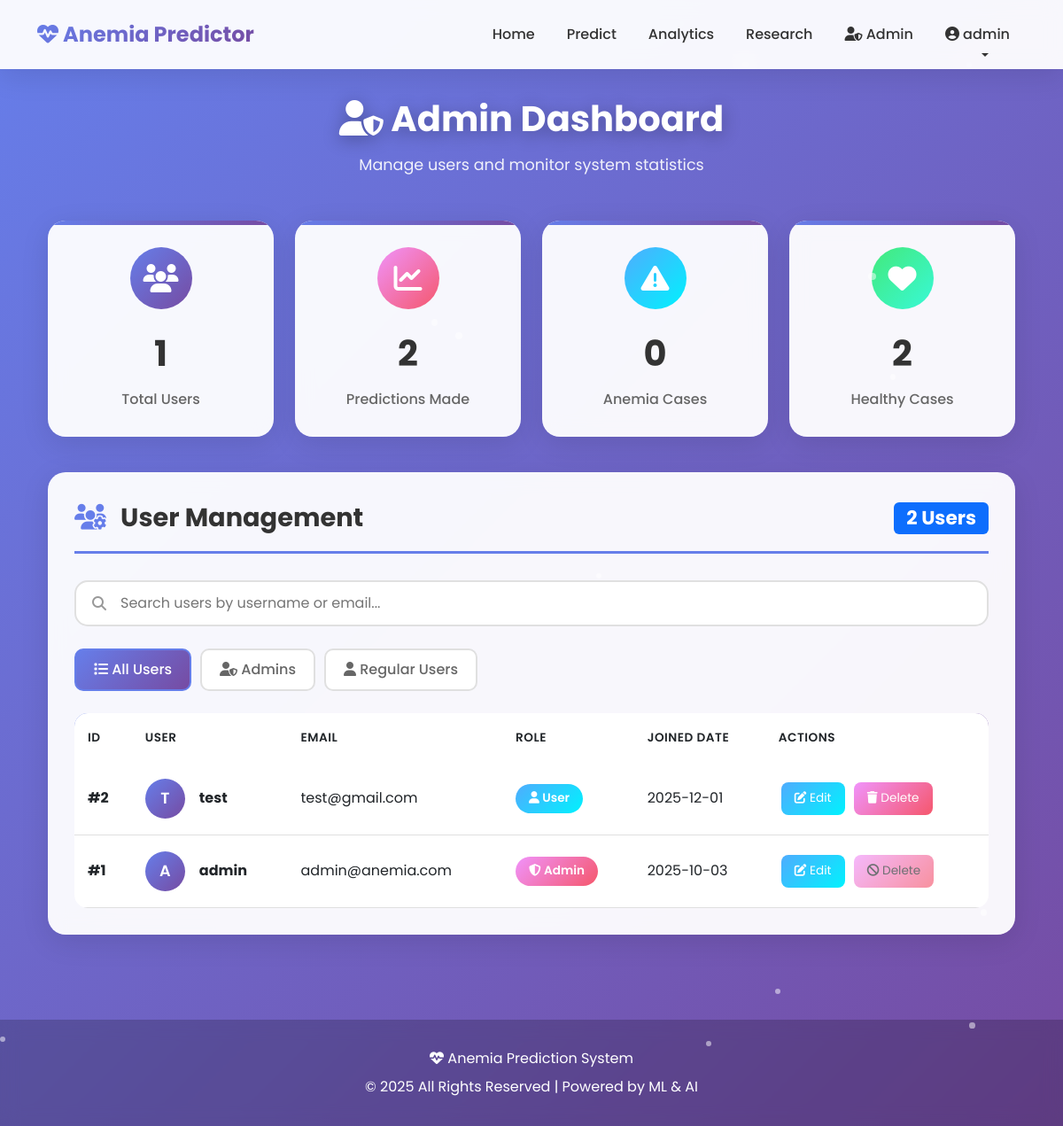
The page /admin/dashboard (signed in) on the database its author committed.
### tables this page shows
CREATE TABLE users
                 (id INTEGER PRIMARY KEY AUTOINCREMENT,
                  username TEXT UNIQUE NOT NULL,
                  email TEXT UNIQUE NOT NULL,
                  password TEXT NOT NULL,
                  role TEXT DEFAULT 'user',
                  created_at TIMESTAMP DEFAULT CURRENT_TIMESTAMP);

### app.py (the view)
@app.route('/admin/dashboard')
@admin_required
def admin_dashboard():
    conn = sqlite3.connect('anemia_app.db')
    c = conn.cursor()
    c.execute("SELECT id, username, email, role, created_at FROM users ORDER BY created_at DESC")
    users = c.fetchall()
    c.execute("SELECT COUNT(*) FROM users WHERE role='user'")
    total_users = c.fetchone()[0]
    c.execute("SELECT COUNT(*) FROM predictions")
    total_predictions = c.fetchone()[0]
    c.execute("SELECT COUNT(*) FROM predictions WHERE result=1")
    anemia_cases = c.fetchone()[0]
    conn.close()
    stats = {
        'total_users': total_users,
        'total_predictions': total_predictions,
        'anemia_cases': anemia_cases,
        'healthy_cases': total_predictions - anemia_cases
    }
    return render_template('admin_dashboard.html', users=users, stats=stats)

### app.py (called while the page is built)
def admin_required(f):
    @wraps(f)
    def decorated_function(*args, **kwargs):
        if 'user_id' not in session or session.get('role') != 'admin':
            flash('Admin access required.', 'danger')
            return redirect(url_for('index'))
        return f(*args, **kwargs)
    return decorated_function

### templates/admin_dashboard.html (shortened to what this page needs)
{% extends "base.html" %}
{% block content %}
<div class="admin-container">
    <div class="admin-header">
        <h1 class="admin-title">
            <i class="fas fa-user-shield"></i> Admin Dashboard
        </h1>
        <p class="admin-subtitle">
            Manage users and monitor system statistics
        </p>
    </div>
    <div class="container">
        <div class="row stats-row">
            <div class="col-md-3">
                <div class="card stat-card stat-card-1">
                    <div class="stat-icon">
                        <i class="fas fa-users"></i>
                    </div>
                    <div class="stat-number">{{ stats.total_users }}</div>
                    <div class="stat-label">Total Users</div>
                </div>
            </div>
            <div class="col-md-3">
                <div class="card stat-card stat-card-2">
                    <div class="stat-icon">
                        <i class="fas fa-chart-line"></i>
                    </div>
                    <div class="stat-number">{{ stats.total_predictions }}</div>
                    <div class="stat-label">Predictions Made</div>
                </div>
            </div>
            <div class="col-md-3">
                <div class="card stat-card stat-card-3">
                    <div class="stat-icon">
                        <i class="fas fa-exclamation-triangle"></i>
                    </div>
                    <div class="stat-number">{{ stats.anemia_cases }}</div>
                    <div class="stat-label">Anemia Cases</div>
                </div>
            </div>
            <div class="col-md-3">
                <div class="card stat-card stat-card-4">
                    <div class="stat-icon">
                        <i class="fas fa-heart"></i>
                    </div>
                    <div class="stat-number">{{ stats.healthy_cases }}</div>
                    <div class="stat-label">Healthy Cases</div>
                </div>
            </div>
        </div>
        <div class="card users-card">
            <div class="section-title">
                <span><i class="fas fa-users-cog"></i> User Management</span>
                <span class="badge bg-primary">{{ users|length }} Users</span>
            </div>
            <div class="search-box">
                <i class="fas fa-search"></i>
                <input type="text" id="searchInput" placeholder="Search users by username or email..."
                       onkeyup="filterTable()">
            </div>
            <div class="filter-buttons">
                <button class="filter-btn active" onclick="filterByRole('all')">
                    <i class="fas fa-list"></i> All Users
                </button>
                <button class="filter-btn" onclick="filterByRole('admin')">
                    <i class="fas fa-user-shield"></i> Admins
                </button>
                <button class="filter-btn" onclick="filterByRole('user')">
                    <i class="fas fa-user"></i> Regular Users
                </button>
            </div>
            {% if users %}
            <div class="table-responsive">
                <table class="table user-table" id="usersTable">
                    <thead>
                        <tr>
                            <th>ID</th>
                            <th>User</th>
                            <th>Email</th>
                            <th>Role</th>
                            <th>Joined Date</th>
                            <th>Actions</th>
                        </tr>
                    </thead>
                    <tbody>
                        {% for user in users %}
                        <tr data-role="{{ user[3] }}">
                            <td><strong>#{{ user[0] }}</strong></td>
                            <td>
                                <div class="d-flex align-items-center">
                                    <div class="user-avatar">
                                        {{ user[1][0].upper() }}
                                    </div>
                                    <div class="ms-3">
                                        <strong>{{ user[1] }}</strong>
                                    </div>
                                </div>
                            </td>
                            <td>{{ user[2] }}</td>
                            <td>
                                <span class="role-badge role-{{ user[3] }}">
                                    <i class="fas fa-{{ 'shield-alt' if user[3] == 'admin' else 'user' }}"></i>
                                    {{ user[3].title() }}
                                </span>
                            </td>
                            <td>{{ user[4][:10] if user[4] else 'N/A' }}</td>
                            <td>
                                <a href="{{ url_for('edit_user', user_id=user[0]) }}"
                                   class="btn action-btn btn-edit" title="Edit User">
                                    <i class="fas fa-edit"></i> Edit
                                </a>
                                {% if user[0] != session.user_id %}
                                <a href="{{ url_for('delete_user', user_id=user[0]) }}"
                                   class="btn action-btn btn-delete"
                                   onclick="return confirm('Are you sure you want to delete this user? This action cannot be undone.')"
                                   title="Delete User">
                                    <i class="fas fa-trash"></i> Delete
                                </a>
                                {% else %}
                                <button class="btn action-btn btn-delete" disabled title="Cannot delete your own account">
                                    <i class="fas fa-ban"></i> Delete
                                </button>
                                {% endif %}
                            </td>
                        </tr>
                        {% endfor %}
                    </tbody>
                </table>
            </div>
            {% else %}
            <div class="empty-state">
                <i class="fas fa-users-slash"></i>
                <h3>No Users Found</h3>
                <p>There are currently no users in the system.</p>
            </div>
            {% endif %}
        </div>
    </div>
</div>
{% endblock %}

### templates/base.html (shortened to what this page needs)
<!DOCTYPE html>
<html lang="en">
<head>
    <link href="https://cdnjs.cloudflare.com/ajax/libs/bootstrap/5.3.0/css/bootstrap.min.css" rel="stylesheet">
    <link href="https://cdnjs.cloudflare.com/ajax/libs/font-awesome/6.4.0/css/all.min.css" rel="stylesheet">
</head>
<body>
    <nav class="navbar navbar-expand-lg sticky-top">
        <div class="container">
            <a class="navbar-brand" href="{{ url_for('index') }}">
                <i class="fas fa-heartbeat"></i> Anemia Predictor
            </a>
            <div class="collapse navbar-collapse" id="navbarNav">
                <ul class="navbar-nav ms-auto align-items-center">
                    <li class="nav-item">
                        <a class="nav-link" href="{{ url_for('index') }}">Home</a>
                    </li>
                    {% if session.user_id %}
                        <li class="nav-item">
                            <a class="nav-link" href="{{ url_for('predict') }}">Predict</a>
                        </li>
                        <li class="nav-item">
                            <a class="nav-link" href="{{ url_for('analytics') }}">Analytics</a>
                        </li>
                        <li class="nav-item">
                            <a class="nav-link" href="{{ url_for('base_paper') }}">Research</a>
                        </li>
                        {% if session.role == 'admin' %}
                        <li class="nav-item">
                            <a class="nav-link" href="{{ url_for('admin_dashboard') }}">
                                <i class="fas fa-user-shield"></i> Admin
                            </a>
                        </li>
                        {% endif %}
                        <li class="nav-item dropdown">
                            <a class="nav-link dropdown-toggle" href="#" role="button" data-bs-toggle="dropdown">
                                <i class="fas fa-user-circle"></i> {{ session.username }}
                            </a>
                        </li>
                    {% endif %}
                </ul>
            </div>
        </div>
    </nav>
    <div class="content-wrapper">
        <div class="container">
            {% block content %}{% endblock %}
        </div>
    </div>
    <footer>
        <div class="container text-center">
            <p class="mb-2"><i class="fas fa-heartbeat"></i> Anemia Prediction System</p>
            <p class="mb-0">&copy; 2025 All Rights Reserved | Powered by ML & AI</p>
        </div>
    </footer>
</body>
</html>

### rows shown on the page
users: id "2", username "T", username "test", email "test@gmail.com", role "User", created_at "2025-12-01"
users: id "1", username "A", username "admin", email "admin@anemia.com", role "Admin", created_at "2025-10-03", shows "Delete"

### other values the page prints
{{ session.username }} "admin"
{{ stats.total_users }} "1"
{{ stats.total_predictions }} "2"
{{ stats.anemia_cases }} "0"
{{ stats.healthy_cases }} "2"
{{ users|length }} "2"
